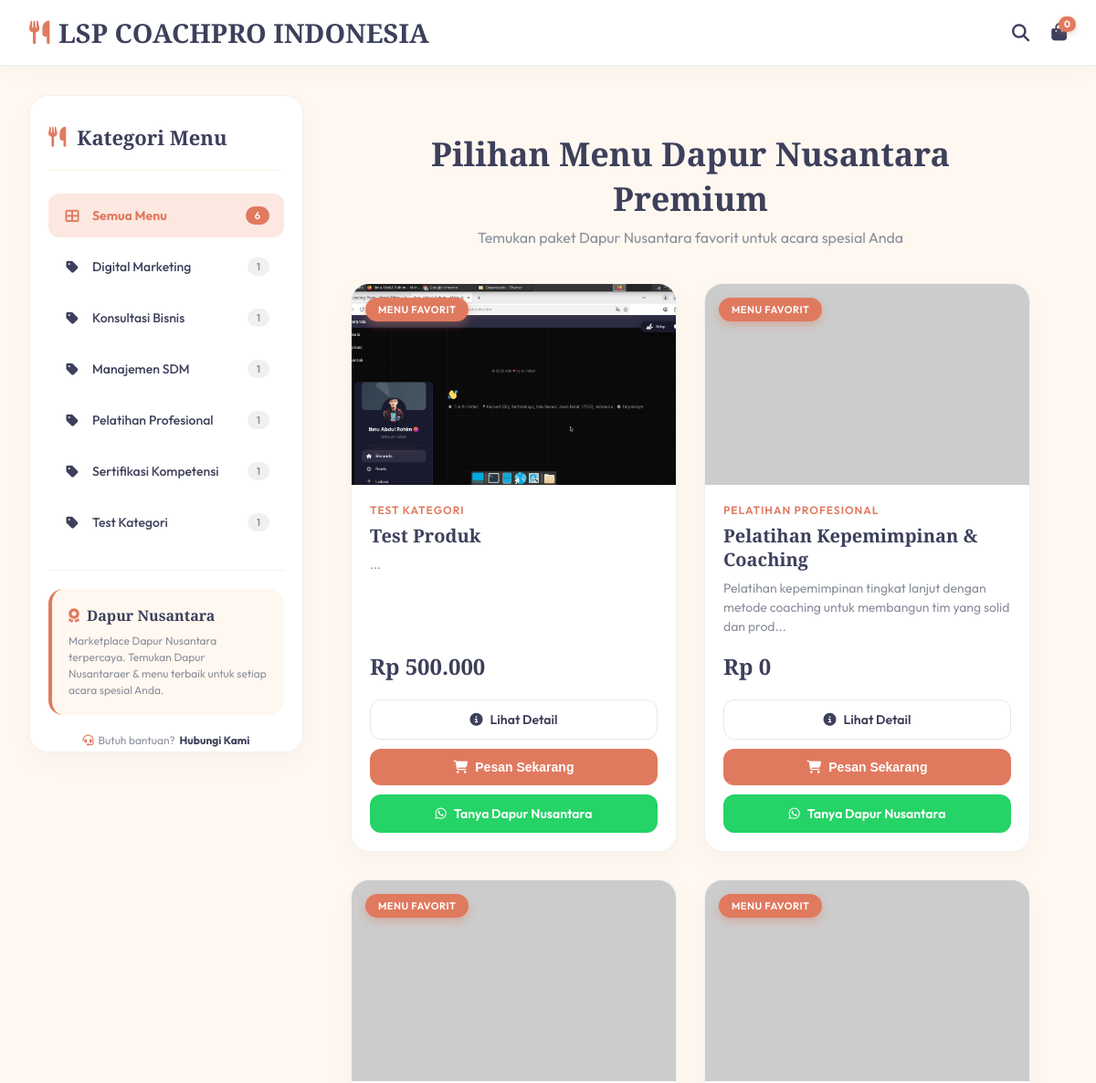
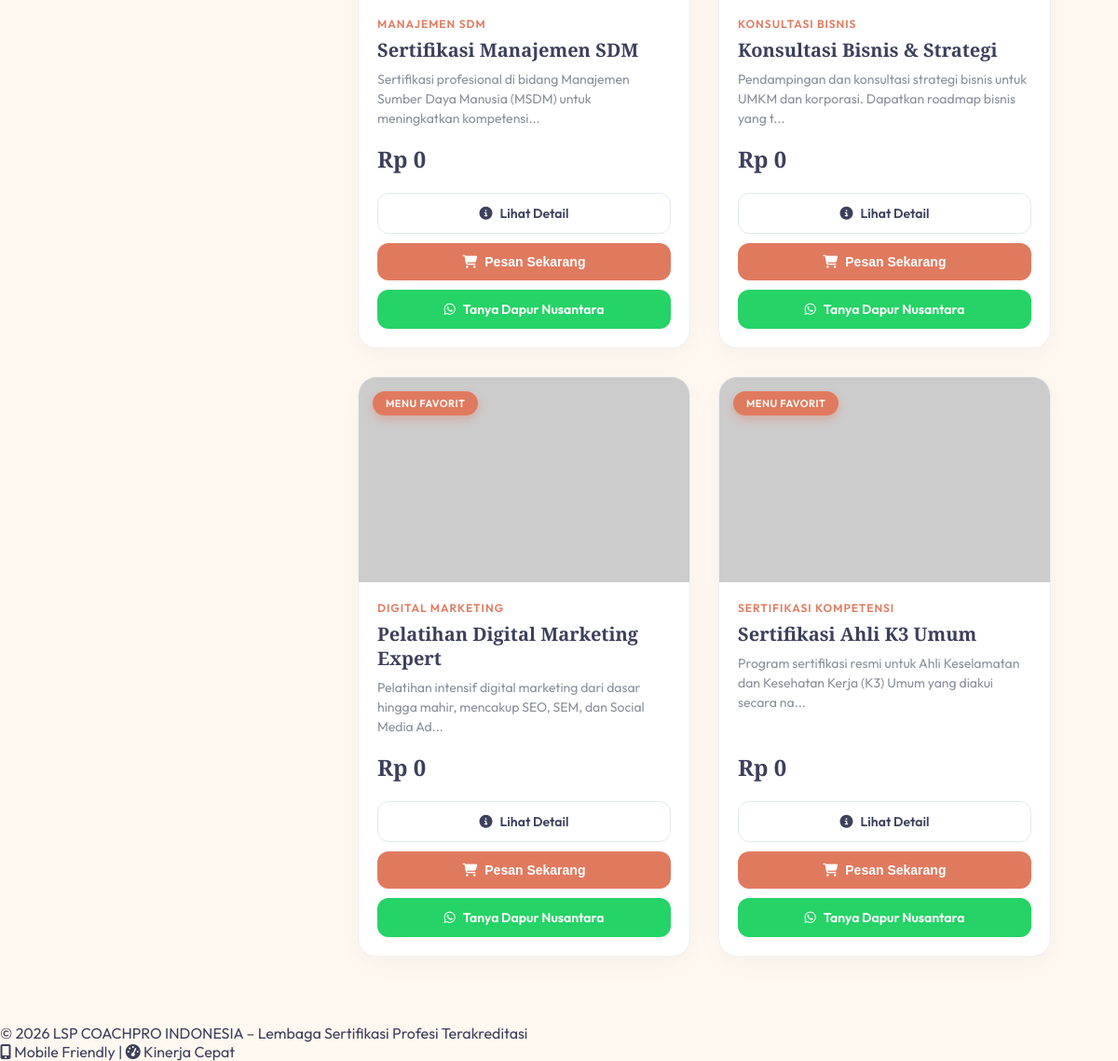
The app's page /katalog/index.php with its own data (2 pictures, top to bottom).
### tables this page shows
CREATE TABLE `settings` (
  `id` int(11) NOT NULL,
  `setting_key` varchar(100) NOT NULL,
  `setting_value` text DEFAULT NULL,
  `updated_at` timestamp NOT NULL DEFAULT current_timestamp() ON UPDATE current_timestamp()
);

CREATE TABLE `categories` (
  `id` int(11) NOT NULL,
  `name` varchar(100) NOT NULL,
  `created_at` timestamp NOT NULL DEFAULT current_timestamp()
);

CREATE TABLE `products` (
  `id` int(11) NOT NULL,
  `name` varchar(200) NOT NULL,
  `category_id` int(11) NOT NULL,
  `description` text DEFAULT NULL,
  `price` varchar(50) DEFAULT NULL,
  `demo_link` varchar(255) DEFAULT NULL,
  `image_url` varchar(255) DEFAULT NULL,
  `wa_number` varchar(15) DEFAULT NULL,
  `created_at` timestamp NOT NULL DEFAULT current_timestamp()
);

### katalog/config.php (called while the page is built, shortened)
<?php
$host = 'localhost';
$user = 'root';
$pass = '';
$db   = 'lsp';
$conn = mysqli_connect($host, $user, $pass, $db);
function get_setting($key, $default = null)
{
    global $conn;
    $stmt = mysqli_prepare($conn, "SELECT setting_value FROM settings WHERE setting_key = ? LIMIT 1");
    mysqli_stmt_bind_param($stmt, "s", $key);
    mysqli_stmt_execute($stmt);
    $result = mysqli_stmt_get_result($stmt);
    if ($result && mysqli_num_rows($result) > 0) {
        $row = mysqli_fetch_assoc($result);
        return $row['setting_value'];
    }
    return $default;
}
function get_wa_number()
{
    $wa = get_setting('wa_number');
    return $wa ? $wa : '6281383796300';
}
function get_all_products()
{
    global $conn;
    $query = "SELECT p.*, c.name as category_name
              FROM products p
              JOIN categories c ON p.category_id = c.id
              ORDER BY p.id DESC";
    $stmt = mysqli_prepare($conn, $query);
    mysqli_stmt_execute($stmt);
    $result = mysqli_stmt_get_result($stmt);
    $products = [];
    while ($row = mysqli_fetch_assoc($result)) {
        $products[] = $row;
    }
    return $products;
}

### katalog/index.php (the view, shortened to what this page needs)
<?php
include 'config.php';
global $conn;
$wa_default = get_wa_number();
$products   = get_all_products();
?>
<?php include 'includes/header.php'; ?>
<?php include 'includes/sidebar.php'; ?>
<main class="main-content">
    <div class="products-header">
        <h2>Pilihan Menu Dapur Nusantara Premium</h2>
        <p>Temukan paket Dapur Nusantara favorit untuk acara spesial Anda</p>
    </div>
    <?php if (empty($products)): ?>
        <div class="empty-state">
            <i class="fas fa-utensils"></i>
            <h3>Menu Belum Tersedia</h3>
            <p>Saat ini belum ada menu Dapur Nusantara yang tersedia di katalog.</p>
            <p>Silakan hubungi Dapur Nusantaraer kami untuk informasi lebih lanjut.</p>
            <a href="https://wa.me/<?= $wa_default ?>" class="btn-wa" target="_blank" style="display: inline-flex; padding: 12px 24px;">
                <i class="fab fa-whatsapp"></i> Hubungi Admin
            </a>
        </div>
    <?php else: ?>
        <div class="products-grid" id="productsGrid">
            <?php foreach ($products as $product): ?>
                <div class="product-card" data-category="<?= htmlspecialchars($product['category_name']) ?>" data-product-id="<?= $product['id'] ?>">
                    <div class="product-img-wrapper">
                        <img src="<?= htmlspecialchars($product['image_url']) ?>" alt="<?= htmlspecialchars($product['name']) ?>" class="product-img"
                            onerror="this.src='https://placehold.co/400x200/3D405B/white?text=<?= rawurlencode(substr($product['name'], 0, 20)) ?>'">
                        <span class="product-badge">Menu Favorit</span>
                    </div>
                    <div class="product-body">
                        <span class="product-category"><?= htmlspecialchars($product['category_name']) ?></span>
                        <h3 class="product-title"><?= htmlspecialchars($product['name']) ?></h3>
                        <p class="product-desc"><?= htmlspecialchars(substr($product['description'], 0, 100)) ?>...</p>
                        <div class="product-price">Rp <?= number_format(htmlspecialchars($product['price']), 0, ',', '.') ?></div>
                        <div class="product-buttons">
                            <a href="detail/index.php?id=<?= $product['id'] ?>" class="btn-detail">
                                <i class="fas fa-info-circle"></i> Lihat Detail
                            </a>
                            <button class="btn-cart"
                                onclick="addToCart(<?= $product['id'] ?>, '<?= addslashes(htmlspecialchars($product['name'])) ?>', '<?= addslashes(htmlspecialchars($product['price'])) ?>')">
                                <i class="fas fa-shopping-cart"></i> Pesan Sekarang
                            </button>
                            <a href="https://wa.me/<?= $wa_default ?>?text=Halo%2C%20saya%20tertarik%20dengan%20menu%20<?= rawurlencode($product['name']) ?>%20di%20Dapur Nusantara.%20Mohon%20informasi%20lebih%20lanjut%20mengenai%20pemesanan%20dan%20stok%20porsi.%20Terima%20kasih."
                                class="btn-wa" target="_blank">
                                <i class="fab fa-whatsapp"></i> Tanya Dapur Nusantara
                            </a>
                        </div>
                    </div>
                </div>
            <?php endforeach; ?>
        </div>
    <?php endif; ?>
</main>
<?php include 'includes/footer.php'; ?>

### katalog/includes/header.php (shortened to what this page needs)
<!DOCTYPE html>
<html lang="id">
<head>
    <link rel="stylesheet" href="https://cdnjs.cloudflare.com/ajax/libs/font-awesome/6.7.2/css/all.min.css">
</head>
<body>
    <div class="app">
        <header class="top-header">
            <?php
            $logo_url = '';
            $site_name = 'Dapur NusantaraMarket';
            if (isset($conn)) {
                $stmt_logo = mysqli_prepare($conn, "SELECT setting_value FROM settings WHERE setting_key = ?");
                $key_logo = 'site_logo';
                mysqli_stmt_bind_param($stmt_logo, "s", $key_logo);
                mysqli_stmt_execute($stmt_logo);
                $result_logo = mysqli_stmt_get_result($stmt_logo);
                if ($result_logo && mysqli_num_rows($result_logo) > 0) {
                    $logo_url = mysqli_fetch_assoc($result_logo)['setting_value'];
                }
                $stmt_name = mysqli_prepare($conn, "SELECT setting_value FROM settings WHERE setting_key = ?");
                $key_name = 'site_name';
                mysqli_stmt_bind_param($stmt_name, "s", $key_name);
                mysqli_stmt_execute($stmt_name);
                $result_name = mysqli_stmt_get_result($stmt_name);
                if ($result_name && mysqli_num_rows($result_name) > 0) {
                    $row_name = mysqli_fetch_assoc($result_name);
                    if (!empty($row_name['setting_value'])) {
                        $site_name = $row_name['setting_value'];
                    }
                }
            }
            ?>
            <a href="<?= SITE_URL ?? './' ?>" class="logo-area">
                <?php if (!empty($logo_url)): ?>
                    <img src="<?= htmlspecialchars($logo_url) ?>" alt="<?= htmlspecialchars($site_name) ?>" class="logo-img">
                <?php else: ?>
                    <i class="fas fa-utensils"></i>
                <?php endif; ?>
                <span><?= htmlspecialchars($site_name) ?></span>
            </a>
            <div class="header-actions">
                <div class="search-container">
                    <i class="fas fa-search" id="searchIcon"></i>
                </div>
                <a href="cart/index.php" class="cart-link" title="Keranjang Pesanan">
                    <i class="fas fa-shopping-bag"></i>
                    <span class="cart-badge" id="cartCount">0</span>
                </a>
            </div>
        </header>
        <div class="layout">

### katalog/includes/sidebar.php (shortened to what this page needs)
<?php
global $conn;
?>
<aside class="sidebar" id="sidebar">
    <div class="sidebar-header">
        <i class="fas fa-utensils"></i> Kategori Menu
    </div>
    <ul class="category-list" id="categoryList">
        <?php
        $query_cat = "SELECT c.id, c.name, COUNT(p.id) as total
                      FROM categories c
                      LEFT JOIN products p ON c.id = p.category_id
                      GROUP BY c.id ORDER BY c.name";
        $stmt_cat = mysqli_prepare($conn, $query_cat);
        mysqli_stmt_execute($stmt_cat);
        $result_cat = mysqli_stmt_get_result($stmt_cat);
        $stmt_total = mysqli_prepare($conn, "SELECT COUNT(*) as total FROM products");
        mysqli_stmt_execute($stmt_total);
        $total_result = mysqli_stmt_get_result($stmt_total);
        $total_products = 0;
        if ($total_result) {
            $total_row = mysqli_fetch_assoc($total_result);
            $total_products = $total_row['total'];
        }
        ?>
        <li class="category-item active" data-category="Semua" onclick="filterCategory('Semua')">
            <i class="fas fa-th-large"></i>
            <span>Semua Menu</span>
            <span class="count"><?= $total_products ?></span>
        </li>
        <?php while ($cat = mysqli_fetch_assoc($result_cat)): ?>
            <li class="category-item" data-category="<?= htmlspecialchars($cat['name']) ?>" onclick="filterCategory('<?= htmlspecialchars($cat['name']) ?>')">
                <i class="fas fa-tag"></i>
                <span><?= htmlspecialchars($cat['name']) ?></span>
                <span class="count"><?= $cat['total'] ?></span>
            </li>
        <?php endwhile;
        ?>
    </ul>
    <div class="sidebar-info-box">
        <div class="info-card">
            <h4><i class="fas fa-award"></i> Dapur Nusantara</h4>
            <p>Marketplace Dapur Nusantara terpercaya. Temukan Dapur Nusantaraer & menu terbaik untuk setiap acara spesial Anda.</p>
        </div>
    </div>
    <div class="sidebar-footer">
        <small>
            <i class="fas fa-headset" style="color: var(--color-terracotta);"></i>
            Butuh bantuan?
            <?php
            $wa_number = '6281383796300';
            if (isset($conn)) {
                $stmt_wa = mysqli_prepare($conn, "SELECT setting_value FROM settings WHERE setting_key = ? LIMIT 1");
                $key_wa = 'wa_number';
                mysqli_stmt_bind_param($stmt_wa, "s", $key_wa);
                mysqli_stmt_execute($stmt_wa);
                $result_wa = mysqli_stmt_get_result($stmt_wa);
                if ($result_wa && mysqli_num_rows($result_wa) > 0) {
                    $row_wa = mysqli_fetch_assoc($result_wa);
                    $wa_number = $row_wa['setting_value'];
                }
            }
            ?>
            <a href="https://wa.me/<?= $wa_number ?>" target="_blank">Hubungi Kami</a>
        </small>
    </div>
</aside>

### katalog/includes/footer.php (shortened to what this page needs)
<?php
global $conn;
$footer_copyright   = 'LSP COACHPRO INDONESIA – Lembaga Sertifikasi Profesi Terakreditasi';
$footer_credit_left = '<i class="fas fa-mobile-alt"></i> Mobile Friendly';
$footer_credit_right = '<i class="fas fa-tachometer-alt"></i> Kinerja Cepat';
if (isset($conn)) {
    $stmt_footer = mysqli_prepare($conn, "SELECT setting_key, setting_value FROM settings WHERE setting_key IN ('footer_copyright', 'footer_credit_left', 'footer_credit_right', 'wa_number')");
    mysqli_stmt_execute($stmt_footer);
    $result_footer = mysqli_stmt_get_result($stmt_footer);
    while ($row = mysqli_fetch_assoc($result_footer)) {
        switch ($row['setting_key']) {
            case 'footer_copyright':  $footer_copyright = $row['setting_value']; break;
            case 'footer_credit_left': $footer_credit_left = $row['setting_value']; break;
            case 'footer_credit_right': $footer_credit_right = $row['setting_value']; break;
            case 'wa_number': $wa_default_promo = $row['setting_value']; break;
        }
    }
}
?>
    </div>
    <footer class="main-footer">
        <p>&copy; <?= date('Y') ?> <?= htmlspecialchars($footer_copyright) ?></p>
        <p>
            <?= $footer_credit_left ?>
            <?php if (!empty($footer_credit_left) && !empty($footer_credit_right)): ?>
                |
            <?php endif; ?>
            <?= $footer_credit_right ?>
        </p>
    </footer>
</div>
</body>
</html>

### katalog/includes/header.php (style rules this page uses)
:root { --color-cream: #FFF8F0; --color-olive: #3D405B; --color-terracotta: #E07A5F; --color-terracotta-light: #fce7e1; --color-mute: #8a8f9c; --color-border: #f0f0f0; }
* { margin: 0; padding: 0; box-sizing: border-box; }
body { font-family: 'Outfit', sans-serif; background: var(--color-cream); color: var(--color-olive); }
.app { display: flex; flex-direction: column; min-height: 100vh; }
.top-header { background: #ffffff; padding: 1rem 2rem; display: flex; justify-content: space-between; align-items: center; flex-wrap: wrap; gap: 1rem; position: sticky; top: 0; z-index: 100; border-bottom: 1px solid var(--color-border); box-shadow: 0 4px 20px rgba(61, 64, 91, 0.04); }
.logo-area { font-family: 'Playfair Display', serif; font-size: 1.8rem; font-weight: 700; display: flex; align-items: center; gap: 0.6rem; color: var(--color-olive); text-decoration: none; }
.logo-area i { color: var(--color-terracotta); font-size: 1.6rem; }
.header-actions { display: flex; gap: 1.5rem; font-size: 1.2rem; cursor: pointer; color: var(--color-olive); align-items: center; }
.header-actions i { transition: all 0.2s; }
.search-container { position: relative; }
.cart-link { position: relative; color: var(--color-olive); text-decoration: none; display: flex; align-items: center; transition: all 0.2s; }
.cart-badge { position: absolute; top: -8px; right: -10px; background: var(--color-terracotta); color: #ffffff; font-size: 0.65rem; font-weight: 700; padding: 2px 6px; border-radius: 30px; min-width: 18px; text-align: center; box-shadow: 0 2px 6px rgba(224, 122, 95, 0.4); }
.layout { display: grid; grid-template-columns: 280px 1fr; gap: 2rem; padding: 2rem; flex: 1; max-width: 1440px; margin: 0 auto; width: 100%; }
.sidebar { background: white; border-radius: 20px; padding: 1.5rem 0; box-shadow: 0 10px 30px rgba(0, 0, 0, 0.03); height: fit-content; position: sticky; top: 90px; border: 1px solid var(--color-border); }
.main-content { background: transparent; }
.products-header { margin-bottom: 2rem; text-align: left; }
.products-header h2 { font-family: 'Playfair Display', serif; font-size: 2rem; font-weight: 700; color: var(--color-olive); margin-bottom: 0.5rem; }
.products-header p { color: var(--color-mute); font-size: 0.95rem; }

### records on screen
settings: setting_value "LSP COACHPRO INDONESIA"
categories: name "Digital Marketing", total "1"
categories: name "Konsultasi Bisnis", total "1"
categories: name "Manajemen SDM", total "1"
categories: name "Pelatihan Profesional", total "1"
categories: name "Sertifikasi Kompetensi", total "1"
categories: name "Test Kategori", total "1"
products: image_url (picture), category.name "TEST KATEGORI", name "Test Produk", price "500.000"
products: category.name "PELATIHAN PROFESIONAL", name "Pelatihan Kepemimpinan & Coaching", description "Pelatihan kepemimpinan tingkat lanjut dengan metode coaching untuk membangun tim yang solid dan prod", price "0"
products: category.name "MANAJEMEN SDM", name "Sertifikasi Manajemen SDM", description "Sertifikasi profesional di bidang Manajemen Sumber Daya Manusia (MSDM) untuk meningkatkan kompetensi", price "0"
products: category.name "KONSULTASI BISNIS", name "Konsultasi Bisnis & Strategi", description "Pendampingan dan konsultasi strategi bisnis untuk UMKM dan korporasi. Dapatkan roadmap bisnis yang t", price "0"
products: category.name "DIGITAL MARKETING", name "Pelatihan Digital Marketing Expert", description "Pelatihan intensif digital marketing dari dasar hingga mahir, mencakup SEO, SEM, dan Social Media Ad", price "0"
products: category.name "SERTIFIKASI KOMPETENSI", name "Sertifikasi Ahli K3 Umum", description "Program sertifikasi resmi untuk Ahli Keselamatan dan Kesehatan Kerja (K3) Umum yang diakui secara na", price "0"
settings: setting_value "LSP COACHPRO INDONESIA – Lembaga Sertifikasi Profesi Terakreditasi"
settings: setting_value "Mobile Friendly"
settings: setting_value "Kinerja Cepat"

### other values on screen
$total_products "6"
